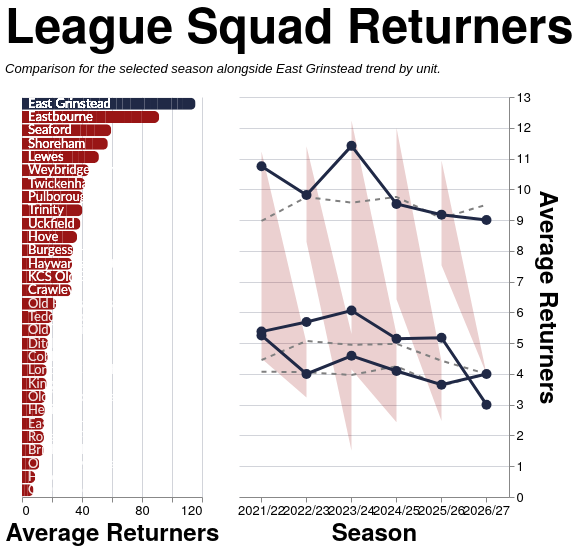

Here is the Vega-Lite specification saved for this chart:
### Vega-Lite specification from a JSON file in a GitHub repository (floating-point values rounded to 4 significant figures; data arrays with more than 128 entries replaced by an {"elided": "..."} marker saying what was removed)
{"config": {"axis": {"labelFont": "PT Sans Narrow, Helvetica Neue, Helvetica, Arial, sans-serif", "titleFont": "PT Sans Narrow, Helvetica Neue, Helvetica, Arial, sans-serif", "labelFontSize": 13, "titleFontSize": 24, "gridColor": "#202947", "gridOpacity": 0.2, "zindex": 1}, "text": {"font": "Lato, sans-serif"}, "bar": {"cornerRadiusEnd": 5}, "header": {"labelFont": "PT Sans Narrow, Helvetica Neue, Helvetica, Arial, sans-serif", "titleFont": "PT Sans Narrow, Helvetica Neue, Helvetica, Arial, sans-serif", "labelFontSize": 24, "titleFontSize": 28, "labelFontWeight": "bold", "orient": "left"}, "legend": {"labelFont": "PT Sans Narrow, Helvetica Neue, Helvetica, Arial, sans-serif", "titleFont": "PT Sans Narrow, Helvetica Neue, Helvetica, Arial, sans-serif", "labelFontSize": 14, "titleFontSize": 16, "titlePadding": 5, "fillColor": "white", "strokeColor": "black", "padding": 10, "titleFontWeight": "lighter", "titleFontStyle": "italic", "titleColor": "gray", "offset": 10}, "title": {"font": "PT Sans Narrow, Helvetica Neue, Helvetica, Arial, sans-serif", "fontSize": 48, "fontWeight": "bold", "anchor": "start", "align": "center", "titlePadding": 20, "subtitlePadding": 10, "subtitleFontSize": 13, "subtitleColor": "", "subtitleFontStyle": "italic", "offset": 15, "color": "black"}, "axisX": {"labelAngle": 0}, "facet": {"title": null, "header": null, "align": {"row": "each", "column": "each"}, "spacing": 10}, "resolve": {"scale": {"y": "independent", "facet": "independent"}}, "background": "transparent", "scale": {"offsetBandPaddingOuter": 0.2, "offsetBandPaddingInner": 0.1}, "view": {"stroke": null, "background": "transparent"}}, "hconcat": [{"layer": [{"mark": {"type": "bar", "strokeWidth": 2}, "encoding": {"color": {"condition": {"test": "datum.IsEGR", "value": "#202946"}, "value": "#991515"}, "tooltip": [{"field": "Team", "type": "nominal"}, {"field": "Season", "type": "nominal"}, {"field": "Unit", "type": "nominal"}, {"field": "Average Retention", "format": ".2f", "title": "Average Returners", "type": "quantitative"}], "x": {"field": "Average Retention", "title": "Average Returners", "type": "quantitative"}, "y": {"axis": {"domain": false, "labels": false, "ticks": false}, "field": "Team", "sort": {"field": "Average Retention", "order": "descending"}, "title": null, "type": "nominal"}}}, {"mark": {"type": "text", "align": "left", "baseline": "middle", "color": "white", "dx": 6, "fontSize": 13}, "encoding": {"opacity": {"condition": {"test": "datum.IsEGR", "value": 1}, "value": 0.5}, "text": {"field": "Team", "type": "nominal"}, "x": {"datum": 0}, "y": {"axis": {"domain": false, "labels": false, "ticks": false}, "field": "Team", "sort": {"field": "Average Retention", "order": "descending"}, "title": null, "type": "nominal"}}}], "data": {"name": "data-92d60b8a27976fdfa430384b134d543c"}, "height": 400, "width": 180}, {"layer": [{"mark": {"type": "area", "color": "#991515", "opacity": 0.2}, "encoding": {"tooltip": [{"field": "Season", "title": "Season", "type": "nominal"}, {"field": "Unit", "title": "Unit", "type": "nominal"}, {"field": "League Min", "format": ".2f", "title": "League Min", "type": "quantitative"}, {"field": "League Max", "format": ".2f", "title": "League Max", "type": "quantitative"}, {"field": "League Average", "format": ".2f", "title": "League Average", "type": "quantitative"}], "x": {"field": "Season", "title": "Season", "type": "nominal"}, "y": {"field": "League Min", "title": "Average Returners", "type": "quantitative"}, "y2": {"field": "League Max"}}}, {"mark": {"type": "line", "color": "gray", "strokeDash": [5, 5], "strokeWidth": 2}, "encoding": {"detail": {"field": "Unit", "type": "nominal"}, "x": {"field": "Season", "type": "nominal"}, "y": {"axis": {"orient": "right"}, "field": "League Average", "type": "quantitative"}}}, {"mark": {"type": "line", "point": {"size": 100}, "strokeWidth": 3}, "encoding": {"color": {"condition": {"test": "datum.IsEGR", "value": "#202946"}, "value": "#991515"}, "detail": {"field": "Unit", "type": "nominal"}, "opacity": {"condition": {"test": "datum.IsEGR", "value": 1}, "value": 0.5}, "tooltip": [{"field": "Season", "title": "Season", "type": "nominal"}, {"field": "Unit", "title": "Unit", "type": "nominal"}, {"field": "Average Returners", "format": ".2f", "title": "East Grinstead", "type": "quantitative"}], "x": {"field": "Season", "type": "nominal"}, "y": {"field": "Average Retention", "type": "quantitative"}}}, {"mark": {"type": "rule", "color": "rgba(125, 150, 232, 0.18)", "strokeWidth": 32}, "encoding": {"x": {"field": "Season", "type": "nominal"}}, "transform": [{"filter": "datum.isSelected && datum.Unit === 'Total'"}]}, {"mark": {"type": "point", "color": "#202946", "filled": true, "size": 200, "stroke": "#7d96e8", "strokeWidth": 3}, "encoding": {"detail": {"field": "Unit", "type": "nominal"}, "x": {"field": "Season", "type": "nominal"}, "y": {"field": "Average Retention", "type": "quantitative"}}, "transform": [{"filter": "datum.isSelected && datum.IsEGR"}]}], "data": {"name": "data-e96db0521378de7d8fc4bebc351bc7f6"}, "height": 400, "width": {"step": 45}}], "resolve": {"scale": {"y": "independent"}}, "spacing": 18, "title": {"text": "League Squad Returners", "subtitle": "Comparison for the selected season alongside East Grinstead trend by unit."}, "$schema": "https://vega.github.io/schema/vega-lite/v5.20.1.json", "datasets": {"data-92d60b8a27976fdfa430384b134d543c": {"elided": "162 records"}, "data-e96db0521378de7d8fc4bebc351bc7f6": [{"Season": "2021/22", "Unit": "Backs", "League Min": 2.167, "League Max": 5.25, "League Average": 4.074, "Team": "East Grinstead", "Average Retention": 5.25, "IsEGR": true}, {"Season": "2021/22", "Unit": "Forwards", "League Min": 2.167, "League Max": 5.769, "League Average": 4.453, "Team": "East Grinstead", "Average Retention": 5.375, "IsEGR": true}, {"Season": "2021/22", "Unit": "Total", "League Min": 4.5, "League Max": 11.23, "League Average": 8.973, "Team": "East Grinstead", "Average Retention": 10.75, "IsEGR": true}, {"Season": "2022/23", "Unit": "Backs", "League Min": 3.235, "League Max": 5.0, "League Average": 4.056, "Team": "East Grinstead", "Average Retention": 4.0, "IsEGR": true}, {"Season": "2022/23", "Unit": "Forwards", "League Min": 4.059, "League Max": 5.867, "League Average": 5.071, "Team": "East Grinstead", "Average Retention": 5.688, "IsEGR": true}, {"Season": "2022/23", "Unit": "Total", "League Min": 8.294, "League Max": 11.4, "League Average": 9.747, "Team": "East Grinstead", "Average Retention": 9.812, "IsEGR": true}, {"Season": "2023/24", "Unit": "Backs", "League Min": 1.5, "League Max": 5.294, "League Average": 3.966, "Team": "East Grinstead", "Average Retention": 4.588, "IsEGR": true}, {"Season": "2023/24", "Unit": "Forwards", "League Min": 2.0, "League Max": 6.412, "League Average": 4.945, "Team": "East Grinstead", "Average Retention": 6.059, "IsEGR": true}, {"Season": "2023/24", "Unit": "Total", "League Min": 4.143, "League Max": 12.24, "League Average": 9.567, "Team": "East Grinstead", "Average Retention": 11.41, "IsEGR": true}, {"Season": "2024/25", "Unit": "Backs", "League Min": 2.429, "League Max": 5.286, "League Average": 4.248, "Team": "East Grinstead", "Average Retention": 4.095, "IsEGR": true}, {"Season": "2024/25", "Unit": "Forwards", "League Min": 2.762, "League Max": 6.143, "League Average": 4.978, "Team": "East Grinstead", "Average Retention": 5.143, "IsEGR": true}, {"Season": "2024/25", "Unit": "Total", "League Min": 6.429, "League Max": 12.0, "League Average": 9.753, "Team": "East Grinstead", "Average Retention": 9.524, "IsEGR": true}, {"Season": "2025/26", "Unit": "Backs", "League Min": 2.471, "League Max": 4.4, "League Average": 3.615, "Team": "East Grinstead", "Average Retention": 3.647, "IsEGR": true}, {"Season": "2025/26", "Unit": "Forwards", "League Min": 3.235, "League Max": 5.4, "League Average": 4.428, "Team": "East Grinstead", "Average Retention": 5.176, "IsEGR": true}, {"Season": "2025/26", "Unit": "Total", "League Min": 7.529, "League Max": 10.93, "League Average": 9.058, "Team": "East Grinstead", "Average Retention": 9.176, "IsEGR": true}, {"Season": "2026/27", "Unit": "Backs", "League Min": 4.0, "League Max": 4.0, "League Average": 4.0, "Team": "East Grinstead", "Average Retention": 4.0, "IsEGR": true}, {"Season": "2026/27", "Unit": "Forwards", "League Min": 3.0, "League Max": 5.0, "League Average": 4.0, "Team": "East Grinstead", "Average Retention": 3.0, "IsEGR": true}, {"Season": "2026/27", "Unit": "Total", "League Min": 9.0, "League Max": 10.0, "League Average": 9.5, "Team": "East Grinstead", "Average Retention": 9.0, "IsEGR": true}]}}
